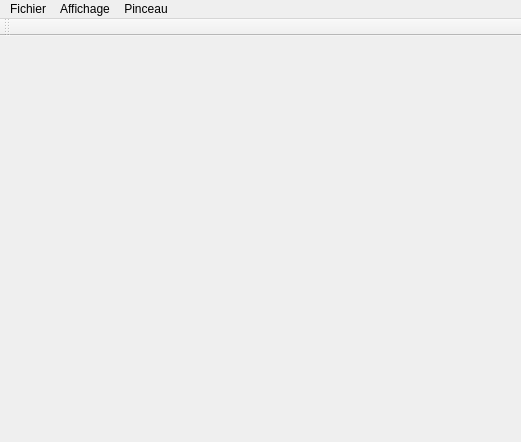
<?xml version="1.0" encoding="UTF-8"?>
<ui version="4.0">
 <class>Client</class>
 <widget class="QMainWindow" name="Client">
  <property name="geometry">
   <rect>
    <x>0</x>
    <y>0</y>
    <width>521</width>
    <height>442</height>
   </rect>
  </property>
  <property name="windowTitle">
   <string>MainWindow</string>
  </property>
  <widget class="QWidget" name="centralwidget"/>
  <widget class="QMenuBar" name="menubar">
   <property name="geometry">
    <rect>
     <x>0</x>
     <y>0</y>
     <width>521</width>
     <height>25</height>
    </rect>
   </property>
   <widget class="QMenu" name="menuFichier">
    <property name="title">
     <string>Fichier</string>
    </property>
    <addaction name="actionQuitter"/>
    <addaction name="separator"/>
    <addaction name="actionExporter"/>
    <addaction name="actionFlushScene"/>
   </widget>
   <widget class="QMenu" name="menuAffichage">
    <property name="title">
     <string>Affichage</string>
    </property>
    <addaction name="actionPleinEcran"/>
    <addaction name="actionBarreOutils"/>
   </widget>
   <widget class="QMenu" name="menuPinceau">
    <property name="title">
     <string>Pinceau</string>
    </property>
    <addaction name="actionDiametreP"/>
    <addaction name="actionCouleurP"/>
   </widget>
   <addaction name="menuFichier"/>
   <addaction name="menuAffichage"/>
   <addaction name="menuPinceau"/>
  </widget>
  <widget class="QToolBar" name="toolBar">
   <property name="windowTitle">
    <string>toolBar</string>
   </property>
   <attribute name="toolBarArea">
    <enum>TopToolBarArea</enum>
   </attribute>
   <attribute name="toolBarBreak">
    <bool>false</bool>
   </attribute>
  </widget>
  <action name="actionQuitter">
   <property name="text">
    <string>Quitter</string>
   </property>
   <property name="shortcut">
    <string>Ctrl+Q</string>
   </property>
  </action>
  <action name="actionBarre_d_outils">
   <property name="checkable">
    <bool>true</bool>
   </property>
   <property name="checked">
    <bool>true</bool>
   </property>
   <property name="text">
    <string>Barre d'outils</string>
   </property>
  </action>
  <action name="actionD_marrer">
   <property name="text">
    <string>Démarrer</string>
   </property>
   <property name="shortcut">
    <string>Ctrl+G</string>
   </property>
  </action>
  <action name="actionArr_ter">
   <property name="text">
    <string>Arrêter</string>
   </property>
  </action>
  <action name="actionExporter">
   <property name="text">
    <string>Exporter</string>
   </property>
   <property name="shortcut">
    <string>Ctrl+S</string>
   </property>
   <property name="softKeyRole">
    <enum>QAction::NoSoftKey</enum>
   </property>
  </action>
  <action name="actionFlushScene">
   <property name="text">
    <string>Vider la scène</string>
   </property>
  </action>
  <action name="actionPleinEcran">
   <property name="text">
    <string>Plein écran</string>
   </property>
   <property name="shortcut">
    <string>Ctrl+F</string>
   </property>
  </action>
  <action name="actionDiametre">
   <property name="text">
    <string>Diamètre</string>
   </property>
  </action>
  <action name="actionCouleur">
   <property name="text">
    <string>Couleur</string>
   </property>
  </action>
  <action name="actionDiametreP">
   <property name="text">
    <string>Diamètre</string>
   </property>
  </action>
  <action name="actionCouleurP">
   <property name="text">
    <string>Couleur</string>
   </property>
  </action>
  <action name="actionBarreOutils">
   <property name="checkable">
    <bool>true</bool>
   </property>
   <property name="checked">
    <bool>true</bool>
   </property>
   <property name="text">
    <string>Barre d'outils</string>
   </property>
  </action>
 </widget>
 <resources/>
 <connections>
  <connection>
   <sender>actionQuitter</sender>
   <signal>triggered()</signal>
   <receiver>Client</receiver>
   <slot>close()</slot>
   <hints>
    <hint type="sourcelabel">
     <x>-1</x>
     <y>-1</y>
    </hint>
    <hint type="destinationlabel">
     <x>399</x>
     <y>299</y>
    </hint>
   </hints>
  </connection>
  <connection>
   <sender>actionBarreOutils</sender>
   <signal>toggled(bool)</signal>
   <receiver>toolBar</receiver>
   <slot>setVisible(bool)</slot>
   <hints>
    <hint type="sourcelabel">
     <x>-1</x>
     <y>-1</y>
    </hint>
    <hint type="destinationlabel">
     <x>260</x>
     <y>31</y>
    </hint>
   </hints>
  </connection>
  <connection>
   <sender>toolBar</sender>
   <signal>visibilityChanged(bool)</signal>
   <receiver>actionBarreOutils</receiver>
   <slot>setChecked(bool)</slot>
   <hints>
    <hint type="sourcelabel">
     <x>260</x>
     <y>31</y>
    </hint>
    <hint type="destinationlabel">
     <x>-1</x>
     <y>-1</y>
    </hint>
   </hints>
  </connection>
 </connections>
</ui>
